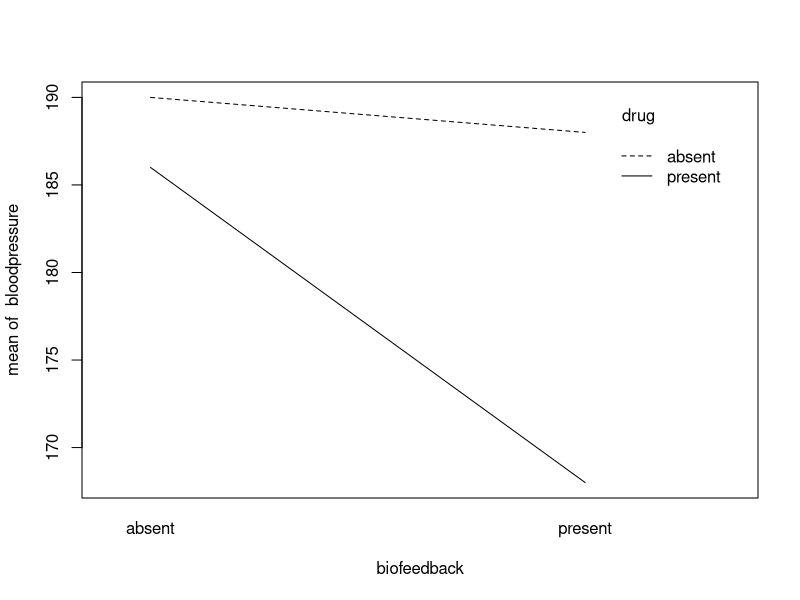

The R script that drew this image: (Note: this script raises an error after producing the figure.)
## ---- chunk 1
#prepare data
response<-c(47,43,62,68,41,39,46,40,67,71,42,46)
A<-c(rep(c(rep("A1",2),rep("A2",2),rep("A3",2)),2))
B<-c(rep("B1",6),rep("B2",6))
#boxplot(response~A*B)
## ---- chunk 2
fit1<-lm(response~A+B+A*B, contrasts = list(A="contr.sum"))
summary(fit1)
## ---- chunk 3
fit2<-lm(response~A+B, contrasts=list(A="contr.sum"))
summary(fit2)
## ---- chunk 4
anova(fit2, fit1)
## ---- chunk 5
bloodpressure<-c(158, 163, 173,178,168,188,183,198,178,193,186,191,196,181,176,185,190,195,200,180)
biofeedback<-factor(c(rep("present",10), rep("absent",10)))
drug<-factor(rep(c(rep("present",5), rep("absent",5)), 2))
bpdata<-data.frame(bloodpressure, biofeedback, drug)
print(bpdata)
## ---- chunk 6
summary(bpdata)
## ---- chunk 7
interaction.plot(biofeedback, drug, bloodpressure)
## ---- chunk 8
myanova<-aov(bloodpressure~biofeedback*drug)
summary(myanova)
## ---- chunk 9
myanova2<-aov(bloodpressure~drug*biofeedback)
summary(myanova2)
## ---- chunk 10
TukeyHSD(myanova, which="biofeedback:drug")
## ---- chunk 11
TukeyHSD(myanova, which="drug:biofeedback")
## ---- chunk 12
TukeyHSD(myanova2, which="drug:biofeedback")
## ---- chunk 13
model<-lm(bloodpressure~biofeedback*drug, contrasts=list(biofeedback=contr.sum,drug=contr.sum))
Anova(model,type=3)
## ---- chunk 14
y<-c(10,12,11,3,4,5,6,7,8,8,7)
a<-c(rep("a1",6),rep("a2",5))
b<-c(rep("b1",4),rep("b2",2), rep("b1",2),rep("b2",3))
data<-data.frame(y,a,b)
#print(data)
## ---- chunk 15
summary(aov(y~a+b))
## ---- chunk 16
summary(aov(y~b+a))
#aov(y~b+a)
#Anova(y~b+a)
## ---- chunk 17
Anova(lm(y~a*b),type=3)
## ---- chunk 18
library(car)
Anova(lm(y~a*b))
## ---- chunk 19
Anova(lm(y~b*a))
## ---- chunk 20
summary(aov(y~a*b))
## ---- chunk 21
summary(aov(y~b*a))
## ---- chunk 22
Anova(lm(y~a+b))
## ---- chunk 23
Anova(lm(y~a+b), type=3)
